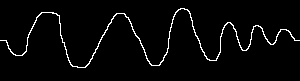
#> input picture Resources/wires/Cense_wire_01.png, 300 x 81 px, found by its file name
$ python worldParser.py
#> lines starting #> are read from the running program, lines starting #| are printed output that depends on the picture; after the words box and inside, x2 and y2 are one past the last pixel; in counts of white or black regions, pixels touching at a corner belong together
import numpy as np
import matplotlib.pyplot as plt
from PIL import Image
import sys

# world resolution
world_resolution = 25, 15


#
# Takes an image and creates a three dimensional array from it
# First and second dimensions being the coordinates of the pixel
# Third dimension being either 1 or 0 where a 1 represents the wire and a 0 represents the background
#
def create_wire_from_file(file_path=sys.path[2] + '/../Resources/wires/Cense_wire_01.png', debug=False):

    # Read image and export it as numpy array
#> called with debug = True
    image = Image.open(file_path)
#> image is the input picture: PIL image 300x81 RGBA; mean R, G, B, A 8, 8, 8, 255
    np_image = np.asarray(image, dtype=np.uint8)
    img_arr_cp = np.copy(np_image)

    # Visualize the array containing the world
    if debug:
        plt.imshow(img_arr_cp)
        plt.show()

    # Reduce the array to the red values
    wire_arr = np.array(img_arr_cp[:, :, 0])
#> wire_arr: shape (81, 300); 3.1% white in thin lines or dots, all inside (x1, y1, x2, y2) = (0, 8, 300, 68)
    # Where red values aren't 0 aka where the wire is black put a 1
    wire_arr[wire_arr > 0] = 1.0
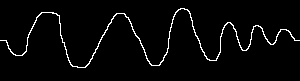
#> wire_arr: shape (81, 300); values 0 (black) and 1 (white), 3.1% white in thin lines or dots, all inside (x1, y1, x2, y2) = (0, 8, 300, 68)

    # Rotate the image array, so it can be accessed naturally with coordinates like self.__world[x,y]
    wire_arr_temp = np.zeros_like(wire_arr)
    # Turn around all lines
    for i in range(wire_arr.shape[0]):
        wire_arr_temp[i] = wire_arr[i][::-1]
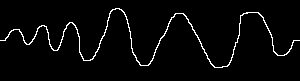
#> wire_arr_temp: shape (81, 300); values 0 (black) and 1 (white), 3.1% white in thin lines or dots, all inside (x1, y1, x2, y2) = (0, 8, 300, 68)
    # wire_arr = np.fliplr(np.flipud(wire_arr_temp.T))
    wire_arr = np.fliplr(wire_arr_temp.T)
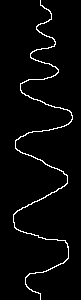
#> wire_arr: shape (300, 81); values 0 (black) and 1 (white), 3.1% white in thin lines or dots, all inside (x1, y1, x2, y2) = (13, 0, 73, 300)
    if debug:
        plt.imshow(wire_arr)
        plt.show()

    return wire_arr

if __name__ == '__main__':
    create_wire_from_file(debug=True)

$ run again, with Resources/wires/HotWire2.png copied over Resources/wires/Cense_wire_01.png
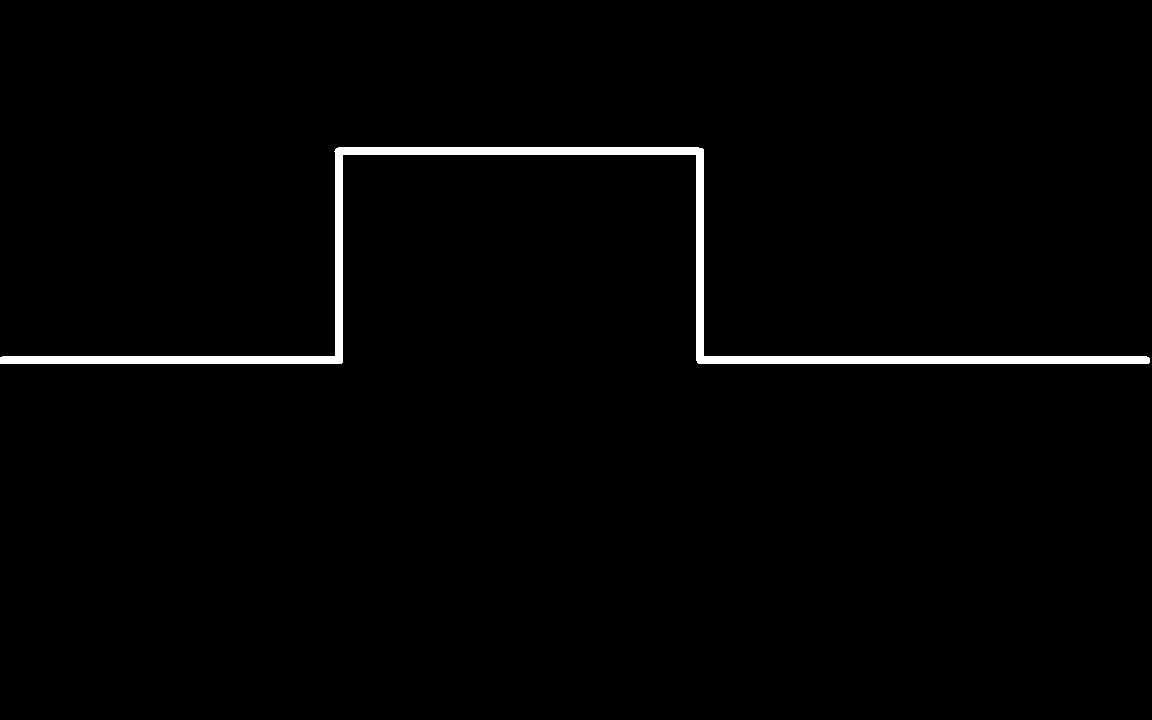
#> input picture Resources/wires/HotWire2.png, 1152 x 720 px, found by its file name
#> in create_wire_from_file, image is the input picture: PIL image 1152x720 RGB; 1.5% white; 1 white region, box (x1, y1, x2, y2) and area: (0, 147, 1150, 364) 12523
#> after the loop in create_wire_from_file, `for i in range(wire_arr.shape[0]):`:
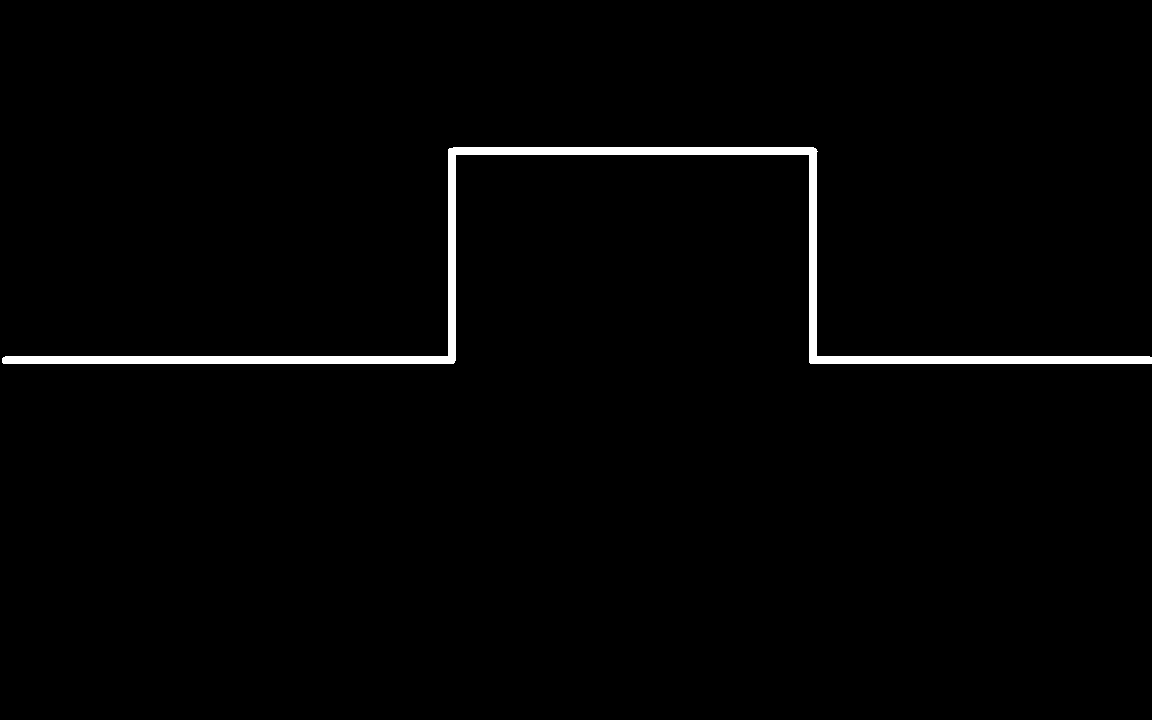
#> wire_arr_temp: shape (720, 1152); values 0 (black) and 1 (white), 1.5% white; 1 white region, box (x1, y1, x2, y2) and area: (2, 147, 1152, 364) 12523
#> in create_wire_from_file, `wire_arr = np.fliplr(wire_arr_temp.T)`:
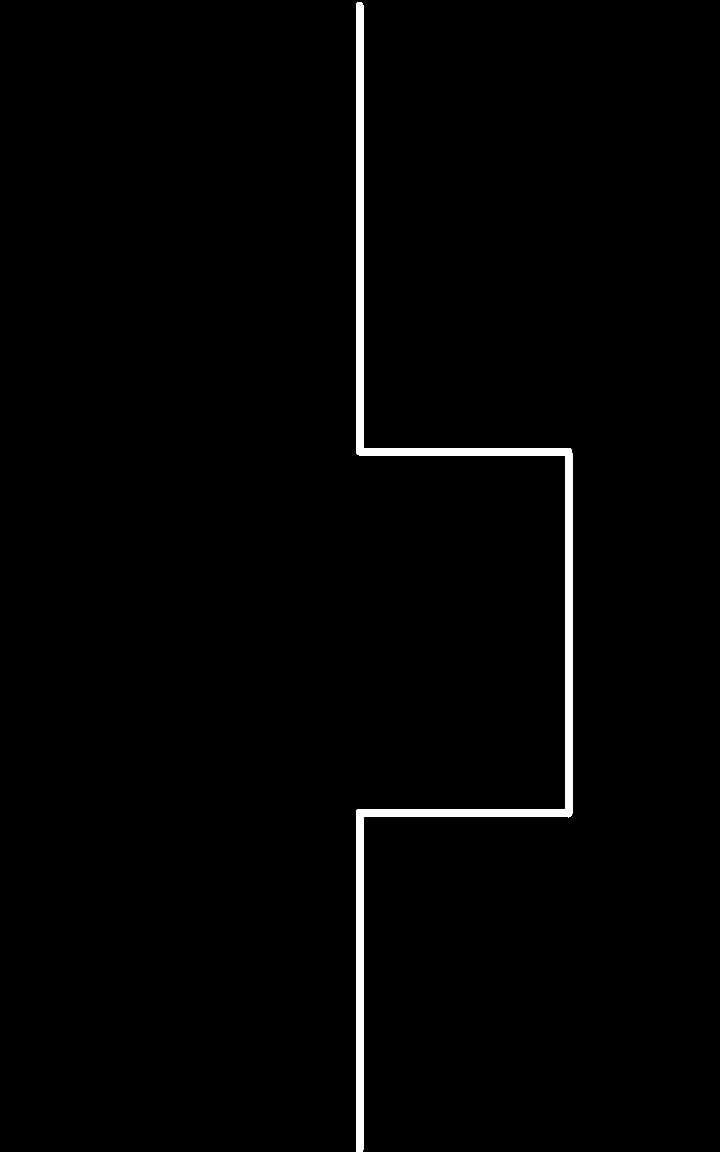
#> wire_arr: shape (1152, 720); values 0 (black) and 1 (white), 1.5% white; 1 white region, box (x1, y1, x2, y2) and area: (356, 2, 573, 1152) 12523
